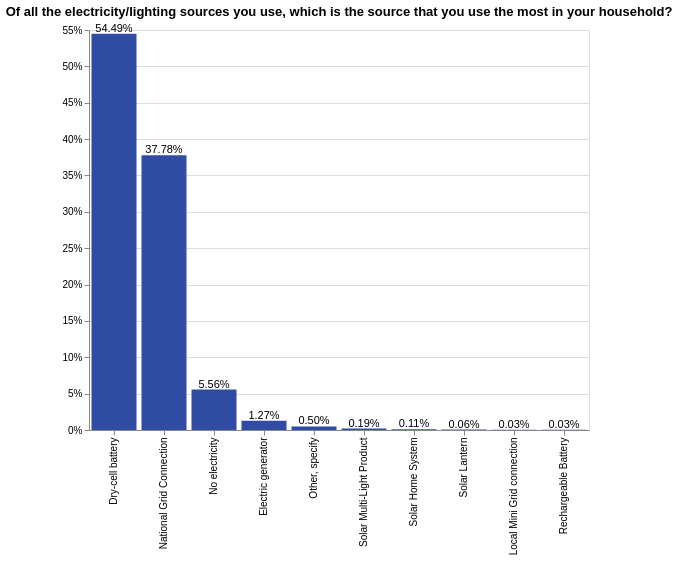

Vega-Lite specification for this chart:
### Vega-Lite specification from a JSON file in a GitHub repository (floating-point values rounded to 4 significant figures; data arrays with more than 128 entries replaced by an {"elided": "..."} marker saying what was removed)
{"config": {"view": {"continuousWidth": 400, "continuousHeight": 300}}, "layer": [{"mark": {"type": "bar", "color": "#304ca2"}, "encoding": {"tooltip": {"type": "nominal", "field": "c182"}, "x": {"type": "nominal", "axis": {"title": " "}, "field": "c182", "sort": {"field": "c182", "op": "count", "order": "descending"}}, "y": {"type": "quantitative", "aggregate": "sum", "axis": {"format": "%", "title": ""}, "field": "pct"}}, "height": 400, "selection": {"selector001": {"type": "single", "fields": ["locality"], "bind": {"input": "select", "options": [null, 0, 1], "labels": ["National", "Urban", "Rural"], "name": "Locality Breakdown  "}}, "selector002": {"type": "single", "fields": ["elc_aggr_tier"], "bind": {"input": "select", "options": [null, "Tier 0", "Tier 1", "Tier 2", "Tier 3", "Tier 4", "Tier 5"], "labels": ["All Tiers", "Tier 0", "Tier 1", "Tier 2", "Tier 3", "Tier 4", "Tier 5"], "name": "Tiers  "}}}, "transform": [{"joinaggregate": [{"op": "count", "field": "*", "as": "total"}]}, {"calculate": "1 / datum.total", "as": "pct"}], "width": 500}, {"mark": {"type": "text", "align": "center", "baseline": "bottom"}, "encoding": {"text": {"type": "quantitative", "aggregate": "sum", "field": "pct", "format": ".2%"}, "tooltip": {"type": "nominal", "field": "c182"}, "x": {"type": "nominal", "axis": {"title": " "}, "field": "c182", "sort": {"field": "c182", "op": "count", "order": "descending"}}, "y": {"type": "quantitative", "aggregate": "sum", "axis": {"format": "%", "title": ""}, "field": "pct"}}, "height": 400, "transform": [{"joinaggregate": [{"op": "count", "field": "*", "as": "total"}]}, {"calculate": "1 / datum.total", "as": "pct"}], "width": 500}], "data": {"name": "data-06182b05462c9d4949b463c15e4139fe"}, "title": {"text": ["Of all the electricity/lighting sources you use, which is the source that you use the most in your household?"], "color": "black", "subtitleColor": "black"}, "transform": [{"filter": {"selection": "selector001"}}, {"filter": {"selection": "selector002"}}], "$schema": "https://vega.github.io/schema/vega-lite/v4.8.1.json", "datasets": {"data-06182b05462c9d4949b463c15e4139fe": {"elided": "3632 records"}}}
